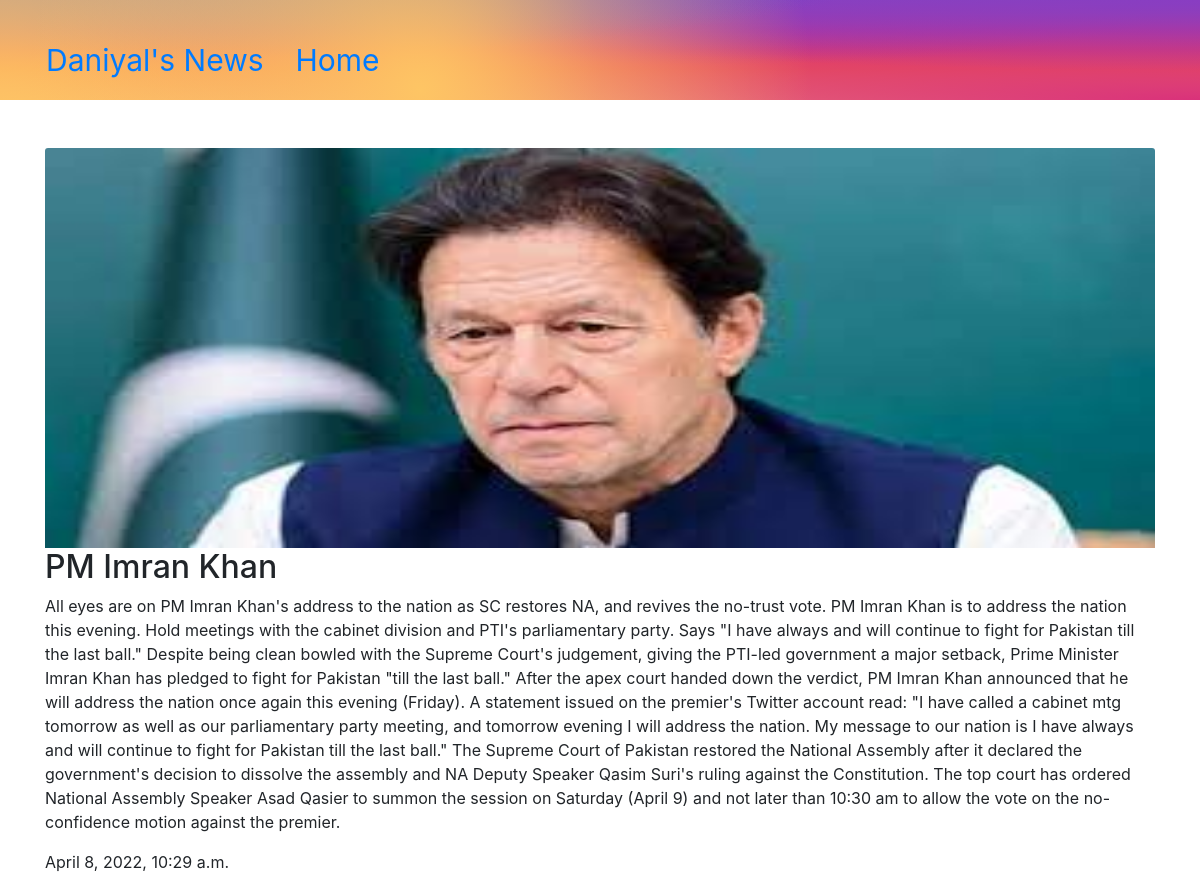
The page /PM/ on the database its author committed.
### core/models.py (models this page shows, shortened)
class Core(models.Model):
    title = models.CharField(max_length=200)
    excerpet=models.TextField()
    author=models.ForeignKey(User, on_delete=models.CASCADE)
    slug=models.SlugField(max_length=100, unique=True)
    updated=models.DateTimeField(auto_now=True)
    published=models.DateTimeField(auto_now=True)
    image = models.ImageField(upload_to="pics/",default="pics/default.jpg")
    class Meta:
        ordering=['-published']

### core/views.py (the view)
# urls.py: path("<slug:slug>/",views.SingleView.as_view(), name="single"),
class SingleView(DetailView):
    model=Core
    template_name='core/single.html'
    context_object_name='post'

### templates/core/single.html (shortened to what this page needs)
{% extends 'core/base.html' %}
{% block content %}
<div class="container">
<div class="row">
<div class="col-12 pt-5">
    <img src="{{post.image.url}}" height="400px;" width="300px" class="card-img-top" alt="...">
    <h2>{{post.title}}</h2>
    <p>{{post.excerpet}}</p>
    <address>{{post.published}}</address>
</div>
</div>
</div>
{% endblock content %}

### templates/core/base.html (shortened to what this page needs)
<!doctype html>
<html lang="en">
  <head>
    <link rel="stylesheet" href="https://cdn.jsdelivr.net/npm/bootstrap@4.4.1/dist/css/bootstrap.min.css">
  </head>
  <body>
    {% include 'core/navbar.html' %}
    {% block content %}
    {% endblock %}
  </body>
</html>

### templates/core/navbar.html (shortened to what this page needs)
<ul class="nav" style="font-size:30px;padding:30px;height:100px; background:radial-gradient(circle farthest-corner at 35% 90%, #fec564, transparent 50%), radial-gradient(circle farthest-corner at 0 140%, #fec564, transparent 50%), radial-gradient(ellipse farthest-corner at 0 -25%, #5258cf, transparent 50%), radial-gradient(ellipse farthest-corner at 20% -50%, #5258cf, transparent 50%), radial-gradient(ellipse farthest-corner at 100% 0, #893dc2, transparent 50%), radial-gradient(ellipse farthest-corner at 60% -20%, #893dc2, transparent 50%), radial-gradient(ellipse farthest-corner at 100% 100%, #d9317a, transparent), linear-gradient(#6559ca, #bc318f 30%, #e33f5f 50%, #f77638 70%, #fec66d 100%)
;
">
    <li class="nav-item">
      <a class="nav-link active" aria-current="page" href="{% url 'core:index' %}">Daniyal's News</a>
    </li>
    <li class="nav-item">
      <a class="nav-link" href="{% url 'core:index' %}">Home</a>
    </li>
  </ul>

### rows shown on the page
Core: image (picture), title "PM Imran Khan", excerpet "All eyes are on PM Imran Khan's address to the nation as SC restores NA, and revives the no-trust vote. PM Imran Khan is to address the nation this evening. Hold meetings with the cabinet division and PTI's parliamentary party. Says \"I have always and will continue to fight for Pakistan till the last ball.\" Despite being clean bowled with the Supreme Court's judgement, giving the PTI-led government a major setback, Prime Minister Imran Khan has pledged to fight for Pakistan \"till the last ball.\" After the apex court handed down the verdict, PM Imran Khan announced that he will address the nation once again this evening (Friday). A statement issued on the premier's Twitter account read: \"I…", published "April 8, 2022, 10:29 a.m."
